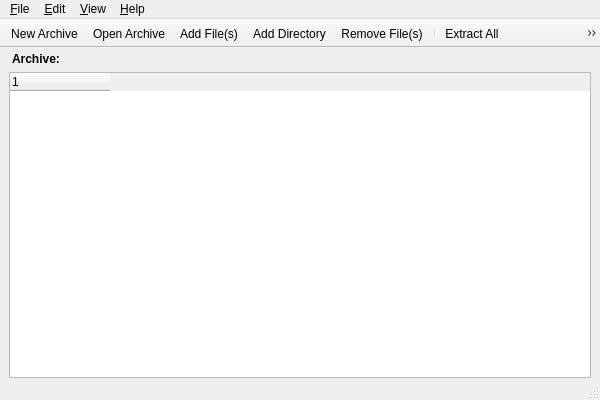
<?xml version="1.0" encoding="UTF-8"?>
<ui version="4.0">
 <class>Arqiver::mainWin</class>
 <widget class="QMainWindow" name="mainWin">
  <property name="geometry">
   <rect>
    <x>0</x>
    <y>0</y>
    <width>600</width>
    <height>400</height>
   </rect>
  </property>
  <property name="windowTitle">
   <string notr="true">Arqiver</string>
  </property>
  <widget class="QWidget" name="centralwidget">
   <layout class="QVBoxLayout" name="verticalLayout">
    <property name="spacing">
     <number>3</number>
    </property>
    <property name="topMargin">
     <number>1</number>
    </property>
    <property name="bottomMargin">
     <number>0</number>
    </property>
    <item>
     <layout class="QHBoxLayout" name="horizontalLayout">
      <property name="leftMargin">
       <number>3</number>
      </property>
      <property name="topMargin">
       <number>3</number>
      </property>
      <property name="rightMargin">
       <number>3</number>
      </property>
      <property name="bottomMargin">
       <number>3</number>
      </property>
      <item>
       <widget class="QLabel" name="label">
        <property name="font">
         <font>
          <bold>true</bold>
         </font>
        </property>
        <property name="text">
         <string>Archive:</string>
        </property>
       </widget>
      </item>
      <item>
       <widget class="Arqiver::Label" name="label_archive">
        <property name="sizePolicy">
         <sizepolicy hsizetype="Expanding" vsizetype="Preferred">
          <horstretch>0</horstretch>
          <verstretch>0</verstretch>
         </sizepolicy>
        </property>
        <property name="text">
         <string notr="true"/>
        </property>
       </widget>
      </item>
     </layout>
    </item>
    <item>
     <widget class="Arqiver::TreeWidget" name="tree_contents">
      <property name="dragDropMode">
       <enum>QAbstractItemView::DragOnly</enum>
      </property>
      <property name="selectionMode">
       <enum>QAbstractItemView::ExtendedSelection</enum>
      </property>
      <property name="iconSize">
       <size>
        <width>22</width>
        <height>22</height>
       </size>
      </property>
      <attribute name="headerStretchLastSection">
       <bool>false</bool>
      </attribute>
      <column>
       <property name="text">
        <string notr="true">1</string>
       </property>
      </column>
     </widget>
    </item>
   </layout>
  </widget>
  <widget class="QMenuBar" name="menubar">
   <property name="geometry">
    <rect>
     <x>0</x>
     <y>0</y>
     <width>403</width>
     <height>28</height>
    </rect>
   </property>
   <property name="contextMenuPolicy">
    <enum>Qt::PreventContextMenu</enum>
   </property>
   <widget class="QMenu" name="menuFile">
    <property name="title">
     <string>&amp;File</string>
    </property>
    <addaction name="actionNew"/>
    <addaction name="actionOpen"/>
    <addaction name="separator"/>
    <addaction name="actionQuit"/>
   </widget>
   <widget class="QMenu" name="menuEdit">
    <property name="title">
     <string>&amp;Edit</string>
    </property>
    <addaction name="actionAddFile"/>
    <addaction name="actionAddDir"/>
    <addaction name="actionRemoveFile"/>
    <addaction name="separator"/>
    <addaction name="actionExtractAll"/>
    <addaction name="actionExtractSel"/>
    <addaction name="separator"/>
    <addaction name="actionPassword"/>
   </widget>
   <widget class="QMenu" name="menuView">
    <property name="title">
     <string>&amp;View</string>
    </property>
    <addaction name="actionExpand"/>
    <addaction name="actionCollapse"/>
   </widget>
   <widget class="QMenu" name="menuHelp">
    <property name="title">
     <string>&amp;Help</string>
    </property>
    <addaction name="actionAbout"/>
   </widget>
   <addaction name="menuFile"/>
   <addaction name="menuEdit"/>
   <addaction name="menuView"/>
   <addaction name="menuHelp"/>
  </widget>
  <widget class="QStatusBar" name="statusbar"/>
  <widget class="QToolBar" name="toolBar">
   <property name="contextMenuPolicy">
    <enum>Qt::PreventContextMenu</enum>
   </property>
   <property name="movable">
    <bool>false</bool>
   </property>
   <attribute name="toolBarArea">
    <enum>TopToolBarArea</enum>
   </attribute>
   <attribute name="toolBarBreak">
    <bool>false</bool>
   </attribute>
   <addaction name="actionNew"/>
   <addaction name="actionOpen"/>
   <addaction name="actionAddFile"/>
   <addaction name="actionAddDir"/>
   <addaction name="actionRemoveFile"/>
   <addaction name="separator"/>
   <addaction name="actionExtractAll"/>
   <addaction name="actionExtractSel"/>
  </widget>
  <action name="actionOpen">
   <property name="text">
    <string>&amp;Open Archive</string>
   </property>
   <property name="shortcut">
    <string>Ctrl+O</string>
   </property>
  </action>
  <action name="actionNew">
   <property name="text">
    <string>&amp;New Archive</string>
   </property>
   <property name="shortcut">
    <string>Ctrl+N</string>
   </property>
  </action>
  <action name="actionQuit">
   <property name="text">
    <string>&amp;Quit</string>
   </property>
   <property name="shortcut">
    <string>Ctrl+Q</string>
   </property>
  </action>
  <action name="actionAddFile">
   <property name="text">
    <string>Add File(s)</string>
   </property>
  </action>
  <action name="actionRemoveFile">
   <property name="text">
    <string>Remove File(s)</string>
   </property>
  </action>
  <action name="actionExtractAll">
   <property name="text">
    <string>Extract All</string>
   </property>
   <property name="shortcut">
    <string>Ctrl+E</string>
   </property>
  </action>
  <action name="actionAddDir">
   <property name="text">
    <string>Add Directory</string>
   </property>
  </action>
  <action name="actionExtractSel">
   <property name="text">
    <string>Extract Selection</string>
   </property>
  </action>
  <action name="actionPassword">
   <property name="text">
    <string>Set Password</string>
   </property>
  </action>
  <action name="actionExpand">
   <property name="text">
    <string>E&amp;xpand</string>
   </property>
   <property name="shortcut">
    <string>Ctrl+Shift+Down</string>
   </property>
  </action>
  <action name="actionCollapse">
   <property name="text">
    <string>Collap&amp;se</string>
   </property>
   <property name="shortcut">
    <string>Ctrl+Shift+Up</string>
   </property>
  </action>
  <action name="actionAbout">
   <property name="text">
    <string>&amp;About</string>
   </property>
  </action>
 </widget>
 <resources/>
 <customwidgets>
  <customwidget>
   <class>Arqiver::Label</class>
   <extends>QLabel</extends>
   <header>label.h</header>
  </customwidget>
  <customwidget>
   <class>Arqiver::TreeWidget</class>
   <extends>QTreeWidget</extends>
   <header>treeWidget.h</header>
  </customwidget>
 </customwidgets>
 <connections/>
</ui>
